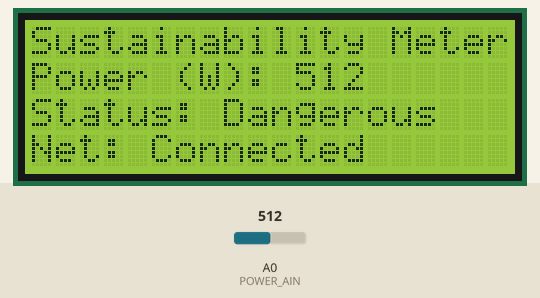
The sketch below on a simulated Arduino Uno, built with avr-gcc and run on an emulated ATmega328P. Shown: 20×4 character LCD. The test bench sets the inputs (shaded band); at power-on: A0 (POWER_AIN) = 512. Storage starts empty.

Above: at 2.8 s.
2.9 s: A0 (POWER_AIN) set to 409
At 4.0 s:
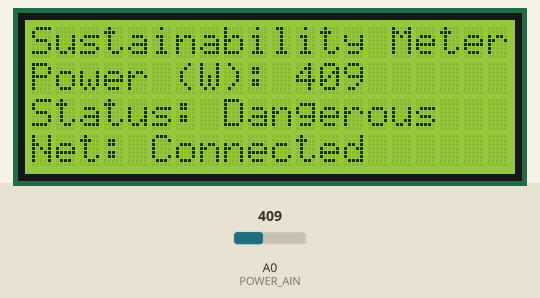
4.7 s: A0 (POWER_AIN) set to 384
At 6.4 s:
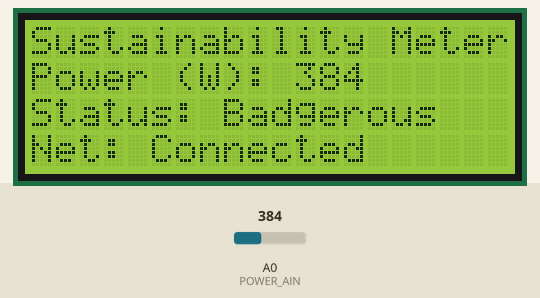
7.0 s: A0 (POWER_AIN) set to 308
At 8.5 s:
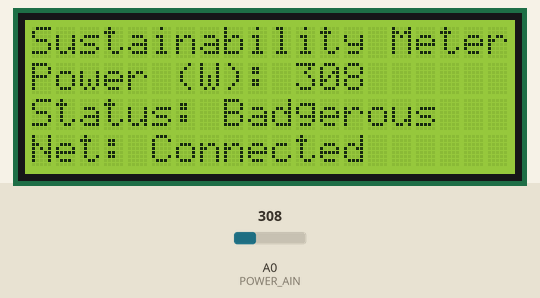
9.2 s: A0 (POWER_AIN) set to 293
At 11.0 s:
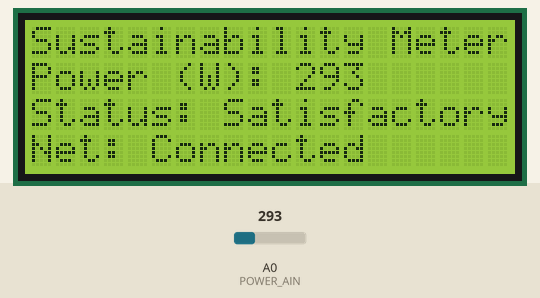
11.3 s: A0 (POWER_AIN) set to 306
At 12.5 s:
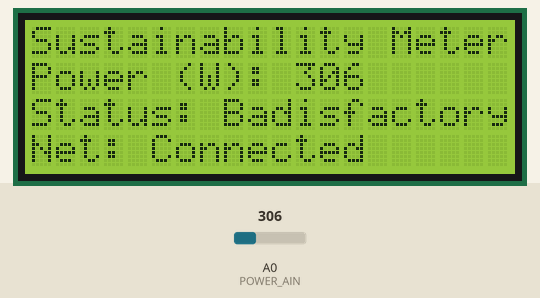
13.4 s: A0 (POWER_AIN) set to 122
At 14.8 s:
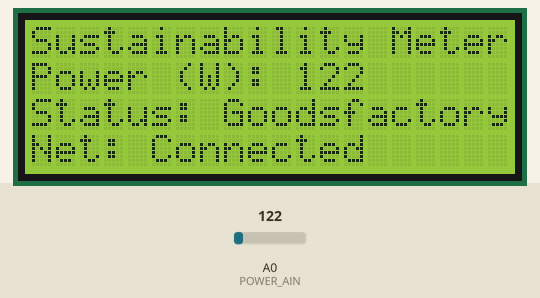
Timing chart, 0 to 16.4 s (numbered marks = the images above; inputs shaded):
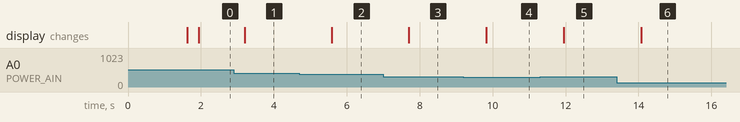

Measured:
- the behaviour switches between 400 and 399 on A0 (POWER_AIN) (found by bisection; images 1 and 2)
- the behaviour switches between 300 and 299 on A0 (POWER_AIN) (found by bisection; images 3 and 4)
- after the input at 2.9 s, the display: changes after 0.31 s (image 1)
- after the input at 4.7 s, the display: changes after 0.89 s (image 2)
- after the input at 7.0 s, the display: changes after 0.70 s (image 3)
- after the input at 9.2 s, the display: changes after 0.63 s (image 4)
- after the input at 11.3 s, the display: changes after 0.66 s (image 5)
- after the input at 13.4 s, the display: changes after 0.67 s (image 6)

The sketch:

power_sensor.ino
```cpp
#include <sustainable_sensor.h>

#define CAMPUS "CENTRAL"
#define BUILDING "TEVIOT_ROW_HOUSE"
#define ROOM "NEW_AMPHION"

#define POWER_AIN A0

// Define power values
#define POWER_TOO_HIGH 400
#define POWER_VERY_HIGH 300
#define POWER_HIGH 200
#define POWER_OKAY 100
#define POWER_EXCELLENT 0

// Initalise the power sensor data collection instance
SensorModule power("POWER", "Power (W): ", CAMPUS, BUILDING, ROOM);

void setup()
{
  if (DEBUG_FLAG)
  {
    Serial.begin(9600);
    if(SD.begin(SD_PIN)){
      sd_file_ = SD.open(LOGS_FILE, FILE_WRITE);
      sd_file_.print(millis());
      sd_file_.print(": ");
      sd_file_.println("Debug begin.");
      sd_file_.close();
    }
    Serial.println("Debug begin");
  }
  pinMode(POWER_AIN, INPUT);
}

void loop()
{
  int power_reading = analogRead(POWER_AIN);
  int i;
  power.setValue(power_reading);
  if (power_reading >= POWER_TOO_HIGH)
  {
    i = 0;
    digitalWrite(WARNING_BUZZER, HIGH);
    delay(250);
    digitalWrite(WARNING_BUZZER, LOW);
  }
  else if (power_reading >= POWER_VERY_HIGH)
  {
    i = 1;
  }
  else if (power_reading >= POWER_HIGH)
  {
    i = 2;
  }
  else if (power_reading >= POWER_OKAY)
  {
    i = 3;
  }
  else
  {
    i = 4;
  }
  power.displayValues(sensor_status[i]);
  power.sendData();
  power.displayNetworkStatus();
  delay(1000);
}
```
